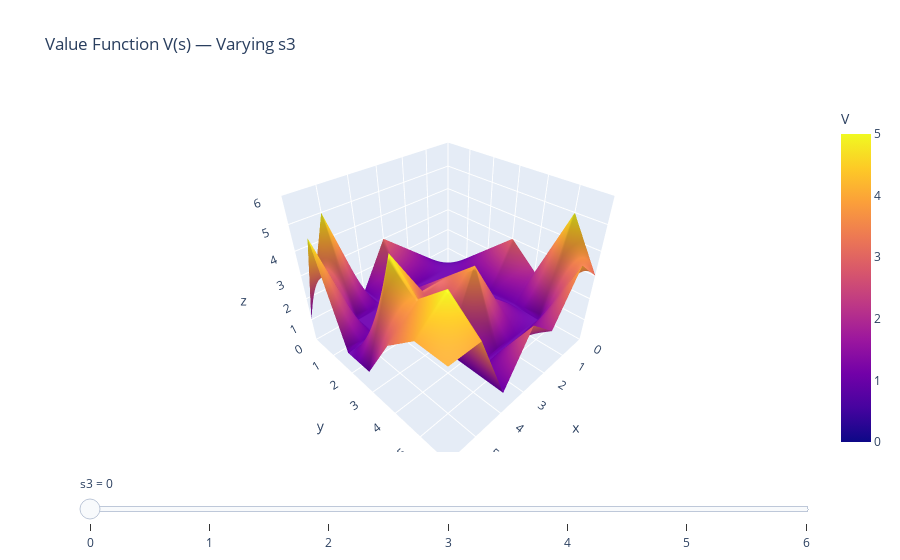

The notebook cell saved with this chart:
### Code cell
def plot_value_function(V):
    s1_vals = np.arange(initial_pebbles)
    s2_vals = np.arange(initial_pebbles)
    s3_vals = np.arange(initial_pebbles)  # slider dimension

    # Prepare frames for slider
    frames = []

    for s3 in s3_vals:
        s1_grid, s2_grid = np.meshgrid(s1_vals, s2_vals, indexing='ij')
        V_slice = V[:, :, s3]

        mesh = go.Surface(
            x=s1_grid,
            y=s2_grid,
            z=V_slice,
            colorbar_title='V',
            showscale=True
        )

        frame = go.Frame(
            data=[mesh],
            name=str(round(s3, 2)),
        )
        frames.append(frame)

    # Initial mesh (first slice)
    initial_surface = go.Surface(
        x=s1_grid,
        y=s2_grid,
        z=V[:, :, 0],
        colorbar_title='V',
        showscale=True
    )

    # Create figure
    fig = go.Figure(
        data=[initial_surface],
        frames=frames
    )

    # Slider steps
    slider_steps = [
        {
            "args": [[f.name], {"frame": {"redraw": True}, "mode": "immediate"}],
            "label": f.name,
            "method": "animate",
        }
        for f in frames
    ]

    # Layout with slider
    fig.update_layout(
        title="Value Function V(s) — Varying s3",
        scene=dict(
            xaxis=dict(range=[s1_vals.min(), s1_vals.max()]),
            yaxis=dict(range=[s2_vals.min(), s2_vals.max()]),
            zaxis=dict(range=[V.min(), V.max()]),
        ),
        sliders=[{
            "steps": slider_steps,
            "currentvalue": {"prefix": "s3 = "}
        }],
    )

    fig.show()

### Figure 1 — Plotly figure (JSON) as saved in the notebook; plotly's stock layout.template omitted (floating-point values rounded to 4 significant figures)
{"data": [{"colorbar": {"title": {"text": "V"}}, "showscale": true, "type": "surface", "x": [[0, 0, 0, 0, 0, 0, 0], [1, 1, 1, 1, 1, 1, 1], [2, 2, 2, 2, 2, 2, 2], [3, 3, 3, 3, 3, 3, 3], [4, 4, 4, 4, 4, 4, 4], [5, 5, 5, 5, 5, 5, 5], [6, 6, 6, 6, 6, 6, 6]], "y": [[0, 1, 2, 3, 4, 5, 6], [0, 1, 2, 3, 4, 5, 6], [0, 1, 2, 3, 4, 5, 6], [0, 1, 2, 3, 4, 5, 6], [0, 1, 2, 3, 4, 5, 6], [0, 1, 2, 3, 4, 5, 6], [0, 1, 2, 3, 4, 5, 6]], "z": [[0.0, 1.0, 2.0, 3.0, 2.0, 5.0, 3.0], [1.0, 1.0, 1.0, 1.0, 1.0, 1.0, 4.0], [2.0, 1.0, 1.0, 1.0, 2.0, 1.0, 2.0], [3.0, 1.0, 2.0, 3.0, 4.0, 1.0, 3.0], [1.0, 1.0, 1.0, 3.0, 1.0, 1.0, 1.0], [5.0, 1.0, 1.0, 5.0, 4.0, 5.0, 4.0], [1.0, 5.0, 1.0, 1.0, 3.0, 4.0, 4.0]]}], "layout": {"scene": {"xaxis": {"range": [0, 6]}, "yaxis": {"range": [0, 6]}, "zaxis": {"range": [0, 6]}}, "sliders": [{"currentvalue": {"prefix": "s3 = "}, "steps": [{"args": [["0"], {"frame": {"redraw": true}, "mode": "immediate"}], "label": "0", "method": "animate"}, {"args": [["1"], {"frame": {"redraw": true}, "mode": "immediate"}], "label": "1", "method": "animate"}, {"args": [["2"], {"frame": {"redraw": true}, "mode": "immediate"}], "label": "2", "method": "animate"}, {"args": [["3"], {"frame": {"redraw": true}, "mode": "immediate"}], "label": "3", "method": "animate"}, {"args": [["4"], {"frame": {"redraw": true}, "mode": "immediate"}], "label": "4", "method": "animate"}, {"args": [["5"], {"frame": {"redraw": true}, "mode": "immediate"}], "label": "5", "method": "animate"}, {"args": [["6"], {"frame": {"redraw": true}, "mode": "immediate"}], "label": "6", "method": "animate"}]}], "title": {"text": "Value Function V(s) — Varying s3"}}}
